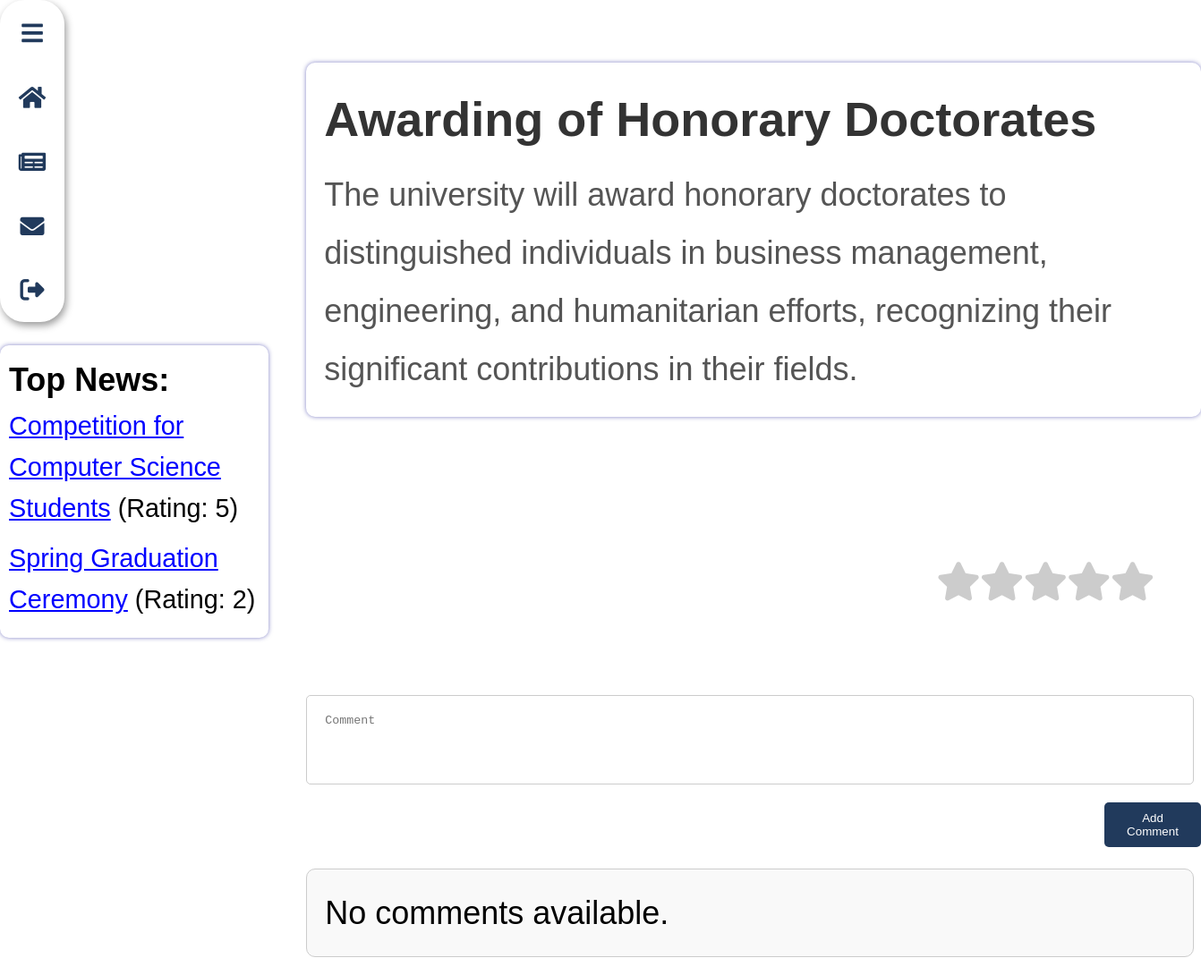
Page /full_news.php?id=27 on the committed database.
### tables this page shows
CREATE TABLE `news` (
  `id` int(11) NOT NULL,
  `titlen` longtext NOT NULL,
  `content` longtext NOT NULL
);

### full_news.php (the view, shortened to what this page needs)
<?php
include('config.php');
include('sidebarn.php');
if (isset($_GET['id'])) {
    $news_id = (int)$_GET['id'];
    if ($news_id > 0) {
        $query = "SELECT * FROM news WHERE id = $news_id";
        $result = mysqli_query($con, $query);
        if (mysqli_num_rows($result) > 0) {
            $news = mysqli_fetch_assoc($result);
            $escaped_content = htmlspecialchars($news['content']);
        } else {
            echo "News does not exist!";
            exit;
        }
    } else {
        echo "Invalid news ID";
        exit;
    }
} else {
    echo "News is not specified";
    exit;
}
?>
<!DOCTYPE html>
<html lang="en">
<head>
    <link rel="stylesheet" href="https://cdnjs.cloudflare.com/ajax/libs/font-awesome/6.5.1/css/all.min.css" />
</head>
<body>
    <div class="full-news">
        <h2><?php echo htmlspecialchars($news['titlen']); ?></h2>
        <p><?php echo $escaped_content; ?></p>
    </div>
    <?php
    function getNewsDetails($con, $newsId)
{
    $query = "SELECT * FROM news WHERE id = $newsId";
    $result = mysqli_query($con, $query);
    return mysqli_fetch_assoc($result);
}
function getRatings($con)
{
    $ratings = array();
    $result = mysqli_query($con, "SELECT * FROM comment");
    while ($row = mysqli_fetch_assoc($result)) {
        $ratings[$row['idnews']]['rating'][] = $row['raiting'];
    }
    return $ratings;
}
function calculateAverageRating($ratings)
{
    $averageRatings = array();
    foreach ($ratings as $newsId => $data) {
        if (isset($data['rating'])) {
            $averageRating = array_sum($data['rating']) / count($data['rating']);
            $averageRatings[$newsId] = $averageRating;
        }
    }
    arsort($averageRatings);
    return $averageRatings;
}
$ratings = getRatings($con);
$averageRatings = calculateAverageRating($ratings);
echo "<div class='top-news-list'>";
echo "<h2>Top News:</h2>";
echo "<ul>";
foreach ($averageRatings as $newsId => $averageRating) {
    $newsDetails = getNewsDetails($con, $newsId);
    echo "<li><a href='full_news.php?id=$newsId'>" . htmlspecialchars($newsDetails['titlen']) . "</a> (Rating: " . round($averageRating, 2) . ")</li>";
}
echo "</ul>";
echo "</div>";
    include('comment.php')
    ?>
</body>
</html>

### sidebarn.php (style rules this page uses)
* { padding: 0; margin: 0; }
html { font-size: 36px; }
body { color: inherit; background: none; }

### full_news.php (style rules this page uses)
* { margin: 0; padding: 0; box-sizing: border-box; }
body { font-family: Arial, sans-serif; line-height: 1.6; }
.full-news { grid-column: 2; grid-row: 2; background-color: #fff; border-radius: 10px; padding: 20px; margin-bottom: 20px; box-shadow: 0 0 5px rgba(0, 0, 139, 0.5); width: 1000px; margin-top: -290px; margin-left: 25.5%; }
.full-news h2 { margin-bottom: 10px; font-size: 1.5em; color: #333; }
.full-news p { font-size: 1em; color: #555; line-height: 1.8; }
.top-news-list { background-color: #fff; border-radius: 10px; padding: 10px; margin-bottom: 20px; box-shadow: 0 0 5px rgba(0, 0, 139, 0.5); width: 300px; color: #000; margin-top: -100px; }
.top-news-list ul { list-style-type: none; padding: 0; margin: 0; }
.top-news-list li { margin-bottom: 10px; font-size: 0.8em; }
.top-news-list a { color: blue; text-decoration: underline; }
.top-news-list h2 { font-size: 1em; }

### rows in the picture
news: titlen "Awarding of Honorary Doctorates", content "The university will award honorary doctorates to distinguished individuals in business management, engineering, and humanitarian efforts, recognizing their significant contributions in their fields."
news: titlen "Competition for Computer Science Students"
news: titlen "Spring Graduation Ceremony"

### other values in the picture
$averageRating "5"
$averageRating "2"
